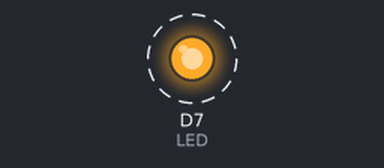
Recording of a sketch running on a simulated ESP8266 (NodeMCU). Shown: output pins drawn as LEDs (lit = HIGH). Dashed ring = blinking.

Above: at 0.2 s.
Timing chart, 0 to 3.0 s (numbered marks = the images above):
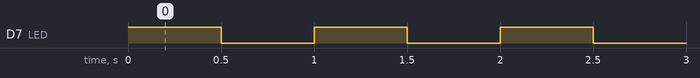

The sketch:

IoT-3-Particle-Blink.ino
```cpp
// Particle Photon IoT Hobby Project
// -for science, you monster-
// Flash D7 LED

int LED = D7;

void setup() {
    pinMode(LED, OUTPUT);
}

void loop() {
    digitalWrite(LED, HIGH);
    delay(500);
    digitalWrite(LED, LOW);
    delay(500);
}
```

Measured:
- by itself, D7 (LED): alternates HIGH for 0.50 s and LOW for 0.50 s
